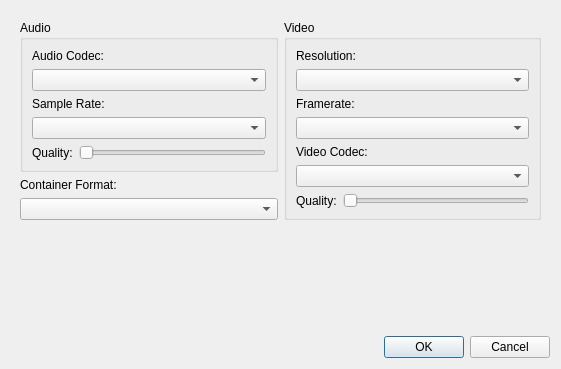
<?xml version="1.0" encoding="UTF-8"?>
<ui version="4.0">
 <class>VideoSettingsUi</class>
 <widget class="QDialog" name="VideoSettingsUi">
  <property name="geometry">
   <rect>
    <x>0</x>
    <y>0</y>
    <width>561</width>
    <height>369</height>
   </rect>
  </property>
  <property name="windowTitle">
   <string>Dialog</string>
  </property>
  <layout class="QGridLayout" name="gridLayout_4">
   <item row="0" column="0">
    <widget class="QScrollArea" name="scrollArea">
     <property name="frameShape">
      <enum>QFrame::NoFrame</enum>
     </property>
     <property name="widgetResizable">
      <bool>true</bool>
     </property>
     <widget class="QWidget" name="scrollAreaWidgetContents">
      <property name="geometry">
       <rect>
        <x>0</x>
        <y>0</y>
        <width>543</width>
        <height>250</height>
       </rect>
      </property>
      <layout class="QGridLayout" name="gridLayout_3">
       <item row="0" column="0">
        <widget class="QGroupBox" name="groupBox">
         <property name="title">
          <string>Audio</string>
         </property>
         <layout class="QGridLayout" name="gridLayout">
          <item row="0" column="0" colspan="2">
           <widget class="QLabel" name="label_2">
            <property name="text">
             <string>Audio Codec:</string>
            </property>
           </widget>
          </item>
          <item row="1" column="0" colspan="2">
           <widget class="QComboBox" name="audioCodecBox"/>
          </item>
          <item row="2" column="0" colspan="2">
           <widget class="QLabel" name="label_5">
            <property name="text">
             <string>Sample Rate:</string>
            </property>
           </widget>
          </item>
          <item row="3" column="0" colspan="2">
           <widget class="QComboBox" name="audioSampleRateBox"/>
          </item>
          <item row="4" column="0">
           <widget class="QLabel" name="label_3">
            <property name="text">
             <string>Quality:</string>
            </property>
           </widget>
          </item>
          <item row="4" column="1">
           <widget class="QSlider" name="audioQualitySlider">
            <property name="maximum">
             <number>4</number>
            </property>
            <property name="orientation">
             <enum>Qt::Horizontal</enum>
            </property>
           </widget>
          </item>
         </layout>
        </widget>
       </item>
       <item row="0" column="1" rowspan="3">
        <widget class="QGroupBox" name="groupBox_2">
         <property name="title">
          <string>Video</string>
         </property>
         <layout class="QGridLayout" name="gridLayout_2">
          <item row="0" column="0" colspan="2">
           <widget class="QLabel" name="label_8">
            <property name="text">
             <string>Resolution:</string>
            </property>
           </widget>
          </item>
          <item row="1" column="0" colspan="2">
           <widget class="QComboBox" name="videoResolutionBox"/>
          </item>
          <item row="2" column="0" colspan="2">
           <widget class="QLabel" name="label_9">
            <property name="text">
             <string>Framerate:</string>
            </property>
           </widget>
          </item>
          <item row="3" column="0" colspan="2">
           <widget class="QComboBox" name="videoFramerateBox"/>
          </item>
          <item row="4" column="0" colspan="2">
           <widget class="QLabel" name="label_6">
            <property name="text">
             <string>Video Codec:</string>
            </property>
           </widget>
          </item>
          <item row="5" column="0" colspan="2">
           <widget class="QComboBox" name="videoCodecBox"/>
          </item>
          <item row="6" column="0">
           <widget class="QLabel" name="label_7">
            <property name="text">
             <string>Quality:</string>
            </property>
           </widget>
          </item>
          <item row="6" column="1">
           <widget class="QSlider" name="videoQualitySlider">
            <property name="maximum">
             <number>4</number>
            </property>
            <property name="orientation">
             <enum>Qt::Horizontal</enum>
            </property>
           </widget>
          </item>
         </layout>
        </widget>
       </item>
       <item row="1" column="0">
        <widget class="QLabel" name="label_4">
         <property name="text">
          <string>Container Format:</string>
         </property>
        </widget>
       </item>
       <item row="2" column="0">
        <widget class="QComboBox" name="containerFormatBox"/>
       </item>
      </layout>
     </widget>
    </widget>
   </item>
   <item row="1" column="0">
    <spacer name="verticalSpacer">
     <property name="orientation">
      <enum>Qt::Vertical</enum>
     </property>
     <property name="sizeHint" stdset="0">
      <size>
       <width>20</width>
       <height>14</height>
      </size>
     </property>
    </spacer>
   </item>
   <item row="2" column="0">
    <widget class="QDialogButtonBox" name="buttonBox">
     <property name="orientation">
      <enum>Qt::Horizontal</enum>
     </property>
     <property name="standardButtons">
      <set>QDialogButtonBox::Cancel|QDialogButtonBox::Ok</set>
     </property>
    </widget>
   </item>
  </layout>
 </widget>
 <resources/>
 <connections>
  <connection>
   <sender>buttonBox</sender>
   <signal>accepted()</signal>
   <receiver>VideoSettingsUi</receiver>
   <slot>accept()</slot>
   <hints>
    <hint type="sourcelabel">
     <x>322</x>
     <y>272</y>
    </hint>
    <hint type="destinationlabel">
     <x>44</x>
     <y>230</y>
    </hint>
   </hints>
  </connection>
  <connection>
   <sender>buttonBox</sender>
   <signal>rejected()</signal>
   <receiver>VideoSettingsUi</receiver>
   <slot>reject()</slot>
   <hints>
    <hint type="sourcelabel">
     <x>405</x>
     <y>262</y>
    </hint>
    <hint type="destinationlabel">
     <x>364</x>
     <y>227</y>
    </hint>
   </hints>
  </connection>
 </connections>
</ui>
